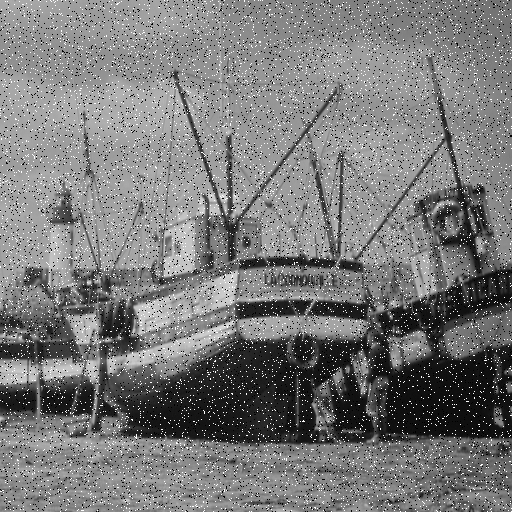
%> input picture 6. Morphology Grayscale Lab/boatsBWNoise.bmp, 512 x 512 px
$ octave MG2_Median_Filtering.m   (GNU Octave 9; MATLAB toolbox functions it lacks are replaced by stand-ins)
%> lines starting %> are read from the running program, lines starting %| are printed output that depends on the picture
close all;
clearvars;
clc;

imageWithNoise = imread('boatsBWNoise.bmp');
%> imageWithNoise is the input picture: size 512x512 uint8; min 0, max 255, mean 121.1

averageFilter = fspecial('average');
averagingResult = filter2(averageFilter, imageWithNoise);
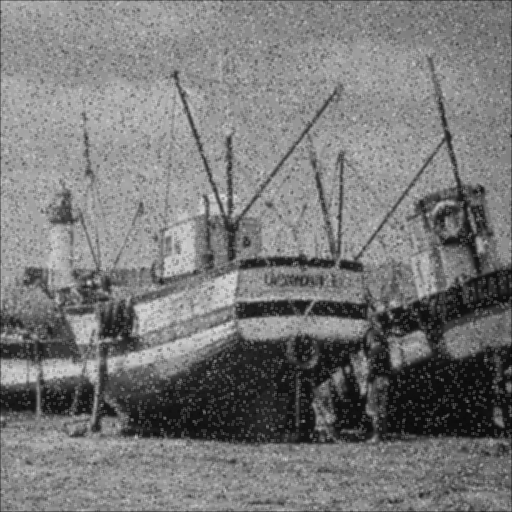
%> averagingResult: size 512x512 double; min 8.78, max 221.1, mean 120.7

median = medfilt2(imageWithNoise);
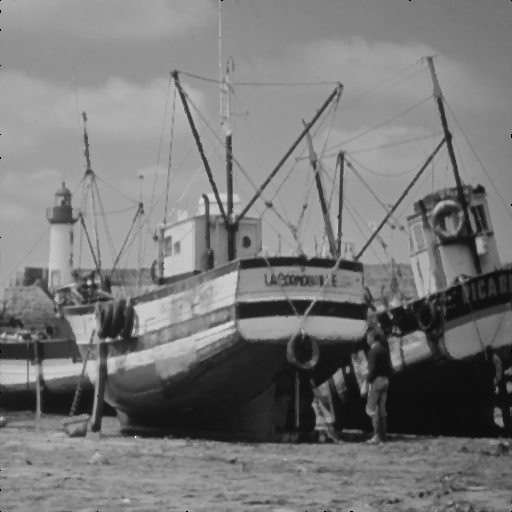
%> median: size 512x512 uint8; min 0, max 255, mean 120.3

figure;

subplot(1, 3, 1);
imshow(imageWithNoise);
title('Original Image');

subplot(1, 3, 2);
imshow(uint8(averagingResult));
title('Averaging Filtering');

subplot(1, 3, 3);
imshow(median);
title('Median Filtering');
